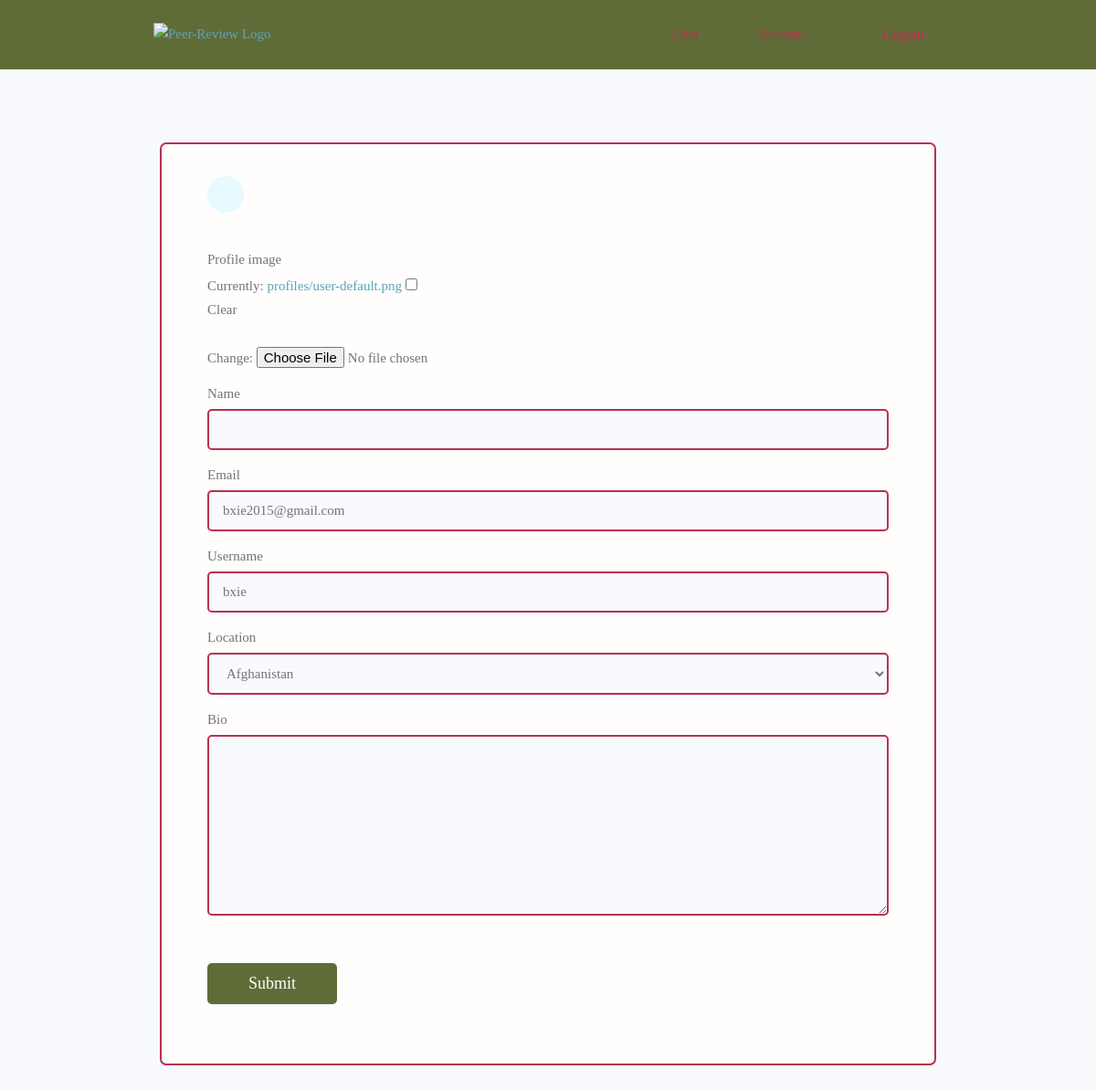
Before: /edit-account/ (signed in) with the older database file.
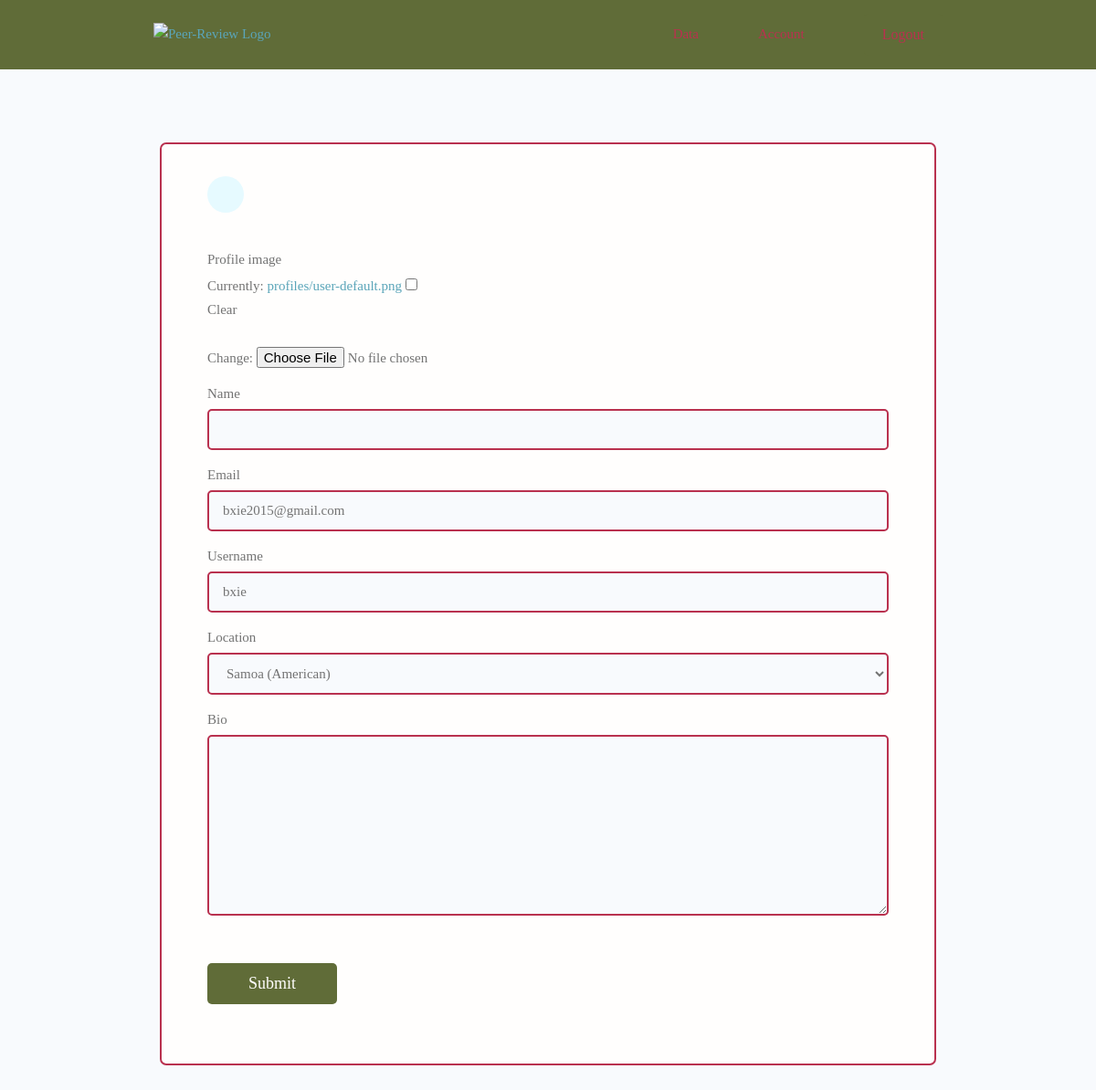
After: the same page with the newer database file.
### users/models.py (models this page shows, shortened)
class Profile(models.Model):
    user = models.OneToOneField(
        User, on_delete=models.CASCADE, null=True, blank=True)
    name = models.CharField(max_length=200, blank=True, null=True)
    email = models.EmailField(max_length=500, blank=True, null=True)
    username = models.CharField(max_length=200, blank=True, null=True)
    location = CountryField(default='Argentina')
    short_intro = models.CharField(max_length=200, blank=True, null=True)
    bio = models.TextField(blank=True, null=True)
    profile_image = models.ImageField(null=True, blank=True, upload_to='profiles/', default="profiles/img_3.png")
    created = models.DateTimeField(auto_now_add=True)
    id = models.UUIDField(default=uuid.uuid4, unique=True,
                          primary_key=True, editable=False)
    class Meta:
        ordering = ['created']

### users/views.py (the view)
# urls.py: path('edit-account/', views.editAccount, name="edit-account"),
@login_required(login_url='login')
def editAccount(request):
    profile = request.user.profile
    form = ProfileForm(instance=profile)
    if request.method == 'POST':
        form = ProfileForm(request.POST, request.FILES, instance=profile)
        if form.is_valid():
            form.save()
            return redirect('account')
    context = {'form': form}
    return render(request, 'users/profile_form.html', context)

### users/forms.py
class ProfileForm(ModelForm):
    class Meta:
        model = Profile
        fields = ['profile_image', 'name', 'email', 'username',
                  'location', 'bio']
    def __init__(self, *args, **kwargs):
        super(ProfileForm, self).__init__(*args, **kwargs)
        for name, field in self.fields.items():
            field.widget.attrs.update({'class': 'input'})

### users/templates/users/profile_form.html (shortened to what this page needs)
{% extends 'main.html' %}
{% block content %}
<main class="formPage my-xl">
    <div class="content-box">
        <div class="formWrapper">
            <a class="backButton" href="{% url 'account' %}"></a>
            <br>
            <form class="form" method="POST" action="{% url 'edit-account' %}" enctype="multipart/form-data">
                {% for field in form %}
                <div class="form__field">
                    <label for="formInput#text">{{field.label}}</label>
                    {{field}}
                </div>
                {% endfor %}
                <input class="btn btn--sub btn--lg  my-md" type="submit" value="Submit" />
            </form>
        </div>
    </div>
</main>
{% endblock content %}

Changed rows visible on the page:
changed Profile "bxie2015@gmail.com": location "Afghanistan" → "Samoa (American)"
